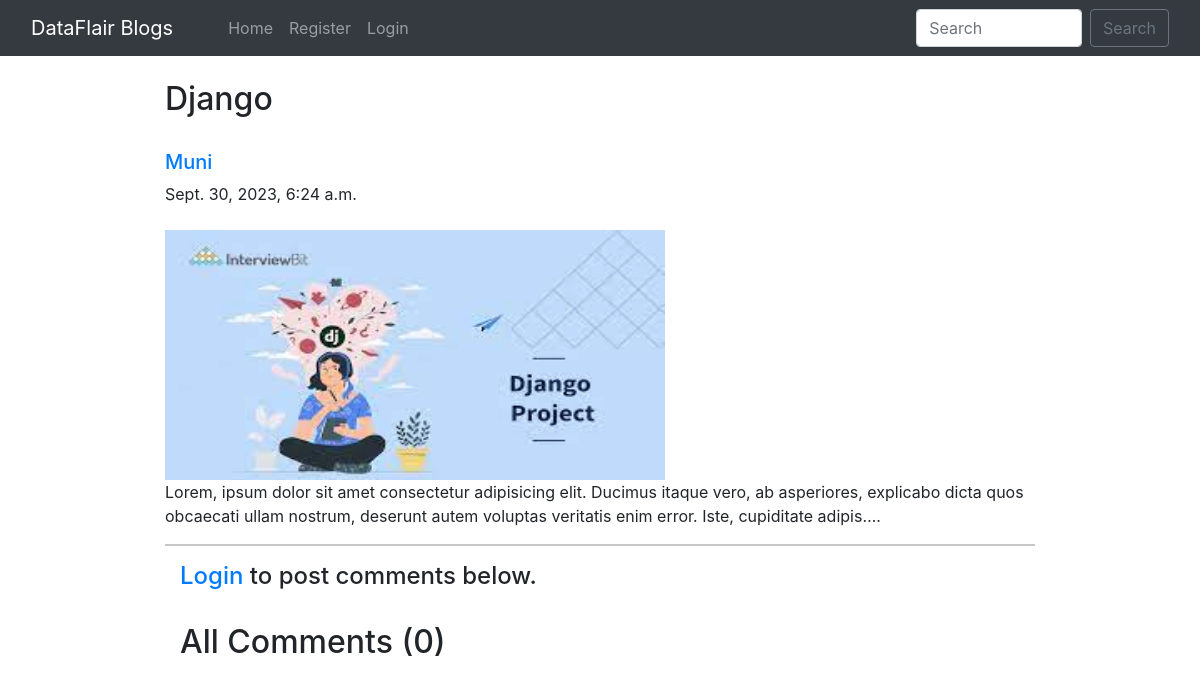
The app's page /blog/Muniraj/ with its own data.
### home/models.py (models this page shows, shortened)
class BlogPost(models.Model):
    title=models.CharField(max_length=255)
    author= models.ForeignKey(User, on_delete=models.CASCADE)
    slug=models.CharField(max_length=130)
    content=models.TextField()
    image = models.ImageField(upload_to="profile_pics", blank=True, null=True)
    dateTime=models.DateTimeField(auto_now_add=True)

### home/views.py (the view)
# urls.py: path("blog/<str:slug>/", views.blogs_comments, name="blogs_comments"),
def blogs_comments(request, slug):
    post = BlogPost.objects.filter(slug=slug).first()
    comments = Comment.objects.filter(blog=post)
    if request.method=="POST":
        user = request.user
        content = request.POST.get('content','')
        blog_id =request.POST.get('blog_id','')
        comment = Comment(user = user, content = content, blog=post)
        comment.save()
    return render(request, "blog_comments.html", {'post':post, 'comments':comments})

### home/templates/blog_comments.html (shortened to what this page needs)
{% extends 'base.html' %}
{% block body %}
{% load humanize %}
<div class="container w-75 my-4">
      <h2 class="blog-post-title">{{post.title}}</h2>
      <br>
      <div class="media">
            <div class="media-body">
                  <h5 class="mt-0"><a href="/user_profile/{{post.author.id}}/">{{post.author}}
                        </a></h5>
                  {{post.dateTime}}
            </div>
      </div>
      <br>
      <img src="/media/{{post.image}}" alt="" height="250px" width="500px">
      <br>
      <p>{{post.content}}.</p>
      <hr>
      {% if user.is_authenticated %}
      <div class="container">
            <h2>Add Comments Here</h2>
            <form action="/blog/{{post.slug}}/" method="POST"> {% csrf_token %}
                  <div class="form-floating">
                        <textarea class="form-control" placeholder="Leave a comment here" id="floatingTextarea2"
                              style="height: 100px" id="content" name="content"></textarea>
                        <label for="floatingTextarea2">Leave a comment here.</label>
                        <br>
                        <button type="submit" class="btn btn-primary">Comment</button>
                  </div>
            </form>
            {% else %}
            <div class="container">
                  <h4><a href="/login/">Login</a> to post comments below.</h4>
                  {% endif %}
                  <br>
                  <h2>All Comments ({{comments.count}})</h2>
                  <br>
            </div>
      </div>
      {% endblock %}

### records on screen
BlogPost: title "Django", author "Muni", dateTime "Sept. 30, 2023, 6:24 a.m.", image (picture), content "Lorem, ipsum dolor sit amet consectetur adipisicing elit. Ducimus itaque vero, ab asperiores, explicabo dicta quos obcaecati ullam nostrum, deserunt autem voluptas veritatis enim error. Iste, cupiditate adipis…"

### other values on screen
{{ comments.count }} "0"
